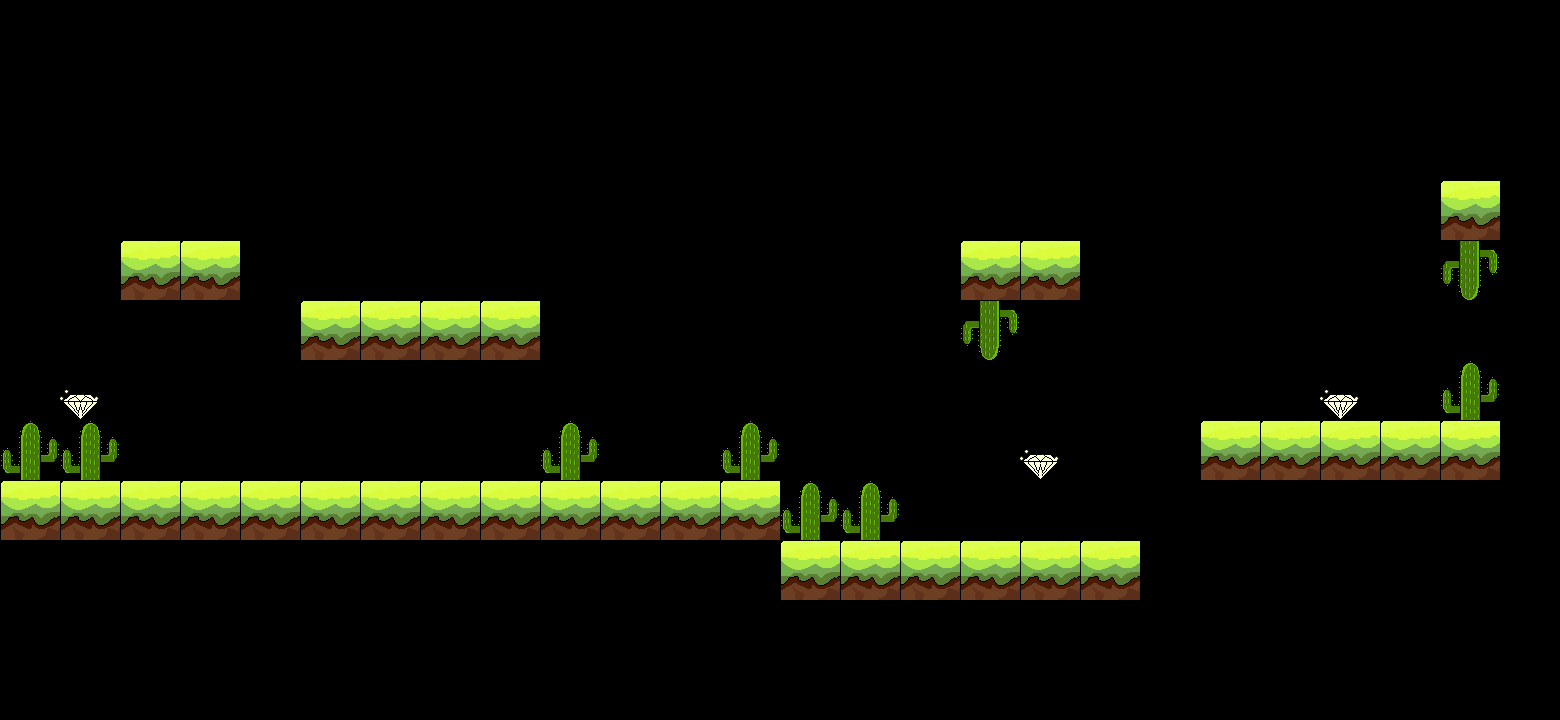

A 2D game scene composited from a Tiled map and its tileset images. What follows is a short description and the map's XML, with each tile layer's data collapsed to a summary:
An orthogonal 26x12 tile map with 60x60 px tiles, 5 tile layers (diamond, road1, road2, stuck1, ...), 9 tilesets.

<map version="1.0" orientation="orthogonal" width="26" height="12" tilewidth="60" tileheight="60">
 <tileset firstgid="1" name="1" tilewidth="60" tileheight="60">
  <image source="../mszy/road1.png" width="89" height="81" />
 </tileset>
 <tileset firstgid="2" name="stuck1" tilewidth="60" tileheight="120">
  <image source="../mszy/stuck1.png" width="89" height="143" />
 </tileset>
 <tileset firstgid="3" name="icon_diamond" tilewidth="39" tileheight="30">
  <image source="../mszy/icon_diamond.png" width="39" height="30" />
 </tileset>
 <tileset firstgid="4" name="下" tilewidth="60" tileheight="60">
  <image source="../mszy/road1.png" width="89" height="81" />
 </tileset>
 <tileset firstgid="5" name="障碍下" tilewidth="60" tileheight="120">
  <image source="../mszy/stuck2.png" width="89" height="143" />
 </tileset>
 <tileset firstgid="6" name="障碍右" tilewidth="120" tileheight="60">
  <image source="../mszy/stuck4.png" width="143" height="89" />
 </tileset>
 <tileset firstgid="7" name="障碍左" tilewidth="120" tileheight="60">
  <image source="../mszy/stuck3.png" width="143" height="89" />
 </tileset>
 <tileset firstgid="8" name="icon_zhangaiwu" tilewidth="60" tileheight="60">
  <image source="../mszy/icon_zhangaiwu.png" width="60" height="63" />
 </tileset>
 <tileset firstgid="9" name="icon_zhangaiwu - 2" tilewidth="60" tileheight="60">
  <image source="../mszy/icon_zhangaiwu - 2.png" width="60" height="63" />
 </tileset>
 <layer name="diamond" width="26" height="12">
  <data>[312 cells, 3 non-empty, 1 distinct tile ids]</data>
 </layer>
 <layer name="road1" width="26" height="12">
  <data>[312 cells, 24 non-empty, 1 distinct tile ids]</data>
 </layer>
 <layer name="road2" width="26" height="12">
  <data>[312 cells, 9 non-empty, 1 distinct tile ids]</data>
 </layer>
 <layer name="stuck1" width="26" height="12">
  <data>[312 cells, 7 non-empty, 1 distinct tile ids]</data>
 </layer>
 <layer name="stuck2" width="26" height="12">
  <data>[312 cells, 2 non-empty, 1 distinct tile ids]</data>
 </layer>
</map>
